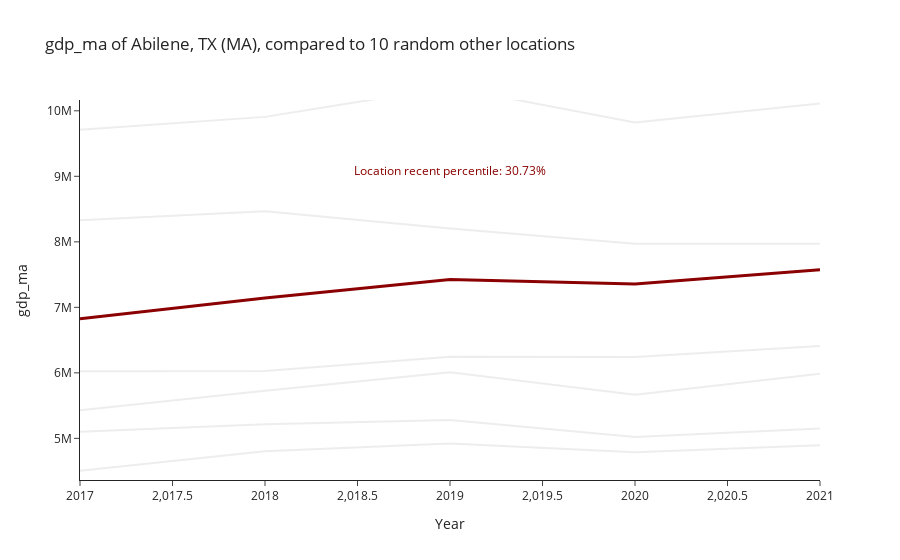

The notebook cell saved with this chart:
### Markdown cell above
#### How to Use `MSAFipsQuery` to Ask Similarity Questions

This notebook demonstrates how to use the `MSAFipsQuery` class, which is an equivalent of `FipsQuery` but based on a metropolitan statistical level rather than on a county level. All functionalities remain the same. The only difference is the temporarily much smaller availability of variables for metropolitan statistical areas.

For more complementary guidance, visit the `similarity_demo.ipynb` notebook.

### Code cell
f = MSAFipsQuery(10180, "gdp_ma")  
f.compare_my_outcome_to_others(sample_size=sample_size, range_multiplier=10)

### Figure 1 — Plotly figure (JSON) as saved in the notebook; plotly's stock layout.template omitted (floating-point values rounded to 4 significant figures)
{"data": [{"line": {"color": "lightgray"}, "mode": "lines", "name": "Albany-Lebanon, OR (MA)", "opacity": 0.4, "showlegend": false, "text": "Albany-Lebanon, OR (MA)", "textposition": "top right", "type": "scatter", "x": [2017, 2018, 2019, 2020, 2021], "y": [4505965, 4802294, 4921026, 4788775, 4893295]}, {"line": {"color": "lightgray"}, "mode": "lines", "name": "Baton Rouge, LA (MA)", "opacity": 0.4, "showlegend": false, "text": "Baton Rouge, LA (MA)", "textposition": "top right", "type": "scatter", "x": [2017, 2018, 2019, 2020, 2021], "y": [52326375, 55749428, 54607468, 50510254, 51156830]}, {"line": {"color": "lightgray"}, "mode": "lines", "name": "Bridgeport-Stamford-Norwalk, CT (MA)", "opacity": 0.4, "showlegend": false, "text": "Bridgeport-Stamford-Norwalk, CT (MA)", "textposition": "top right", "type": "scatter", "x": [2017, 2018, 2019, 2020, 2021], "y": [91838477, 90874828, 88934335, 83855524, 87235525]}, {"line": {"color": "lightgray"}, "mode": "lines", "name": "Cheyenne, WY (MA)", "opacity": 0.4, "showlegend": false, "text": "Cheyenne, WY (MA)", "textposition": "top right", "type": "scatter", "x": [2017, 2018, 2019, 2020, 2021], "y": [5428708, 5727043, 6009411, 5664112, 5986116]}, {"line": {"color": "lightgray"}, "mode": "lines", "name": "Fond du Lac, WI (MA)", "opacity": 0.4, "showlegend": false, "text": "Fond du Lac, WI (MA)", "textposition": "top right", "type": "scatter", "x": [2017, 2018, 2019, 2020, 2021], "y": [5100413, 5214222, 5278635, 5020548, 5150611]}, {"line": {"color": "lightgray"}, "mode": "lines", "name": "Grand Rapids-Kentwood, MI (MA)", "opacity": 0.4, "showlegend": false, "text": "Grand Rapids-Kentwood, MI (MA)", "textposition": "top right", "type": "scatter", "x": [2017, 2018, 2019, 2020, 2021], "y": [58890732, 60849854, 61033814, 60201782, 64352072]}, {"line": {"color": "lightgray"}, "mode": "lines", "name": "Lake Charles, LA (MA)", "opacity": 0.4, "showlegend": false, "text": "Lake Charles, LA (MA)", "textposition": "top right", "type": "scatter", "x": [2017, 2018, 2019, 2020, 2021], "y": [16643123, 16397626, 16834958, 13625578, 14249067]}, {"line": {"color": "lightgray"}, "mode": "lines", "name": "Madera, CA (MA)", "opacity": 0.4, "showlegend": false, "text": "Madera, CA (MA)", "textposition": "top right", "type": "scatter", "x": [2017, 2018, 2019, 2020, 2021], "y": [6023623, 6027876, 6244195, 6240107, 6410911]}, {"line": {"color": "lightgray"}, "mode": "lines", "name": "Monroe, LA (MA)", "opacity": 0.4, "showlegend": false, "text": "Monroe, LA (MA)", "textposition": "top right", "type": "scatter", "x": [2017, 2018, 2019, 2020, 2021], "y": [8330804, 8467890, 8203928, 7969520, 7971955]}, {"line": {"color": "lightgray"}, "mode": "lines", "name": "Wausau-Weston, WI (MA)", "opacity": 0.4, "showlegend": false, "text": "Wausau-Weston, WI (MA)", "textposition": "top right", "type": "scatter", "x": [2017, 2018, 2019, 2020, 2021], "y": [9711554, 9907300, 10361766, 9820191, 10111880]}, {"line": {"color": "darkred", "width": 3}, "mode": "lines", "name": "Abilene, TX (MA)", "showlegend": false, "text": "Abilene, TX (MA)", "textposition": "top right", "type": "scatter", "x": [2017, 2018, 2019, 2020, 2021], "y": [6827152, 7141273, 7426609, 7354374, 7573774]}], "layout": {"annotations": [{"font": {"color": "darkred", "size": 12}, "showarrow": false, "text": "Location recent percentile: 30.73%", "x": 2019, "y": 9089000.0}], "title": {"text": "gdp_ma of Abilene, TX (MA), compared to 10 random other locations"}, "xaxis": {"title": {"text": "Year"}}, "yaxis": {"range": [4364000.0, 10160000.0], "title": {"text": "gdp_ma"}}}}
